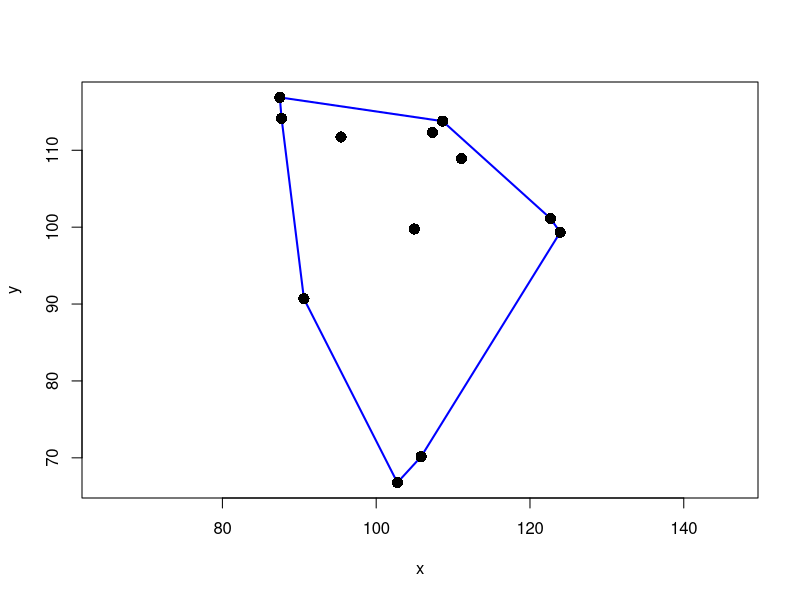
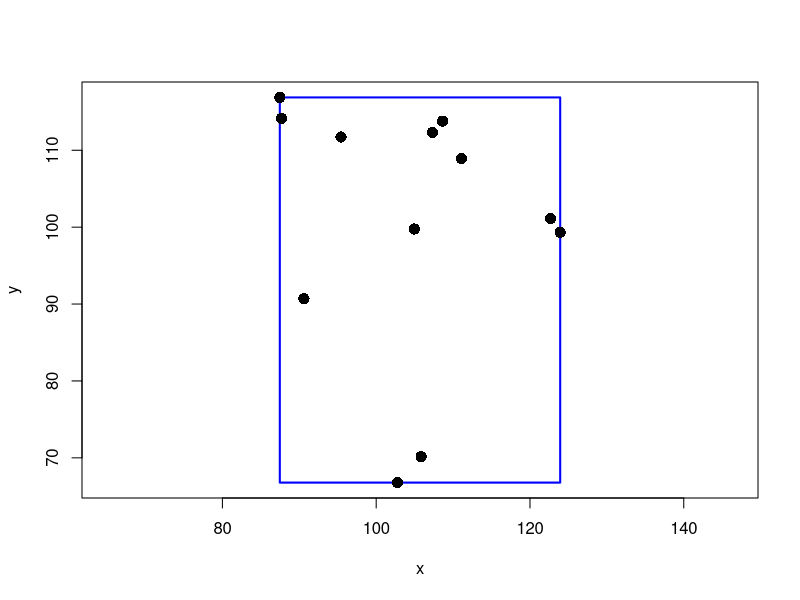
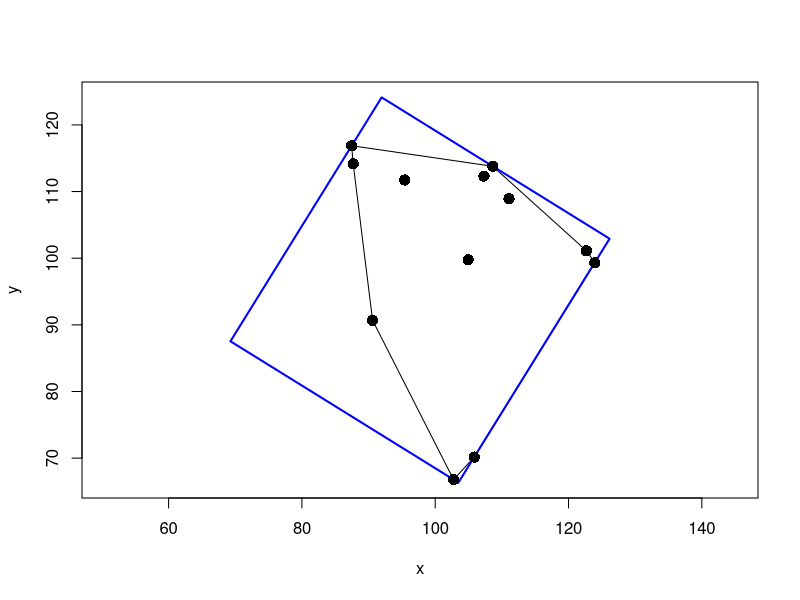
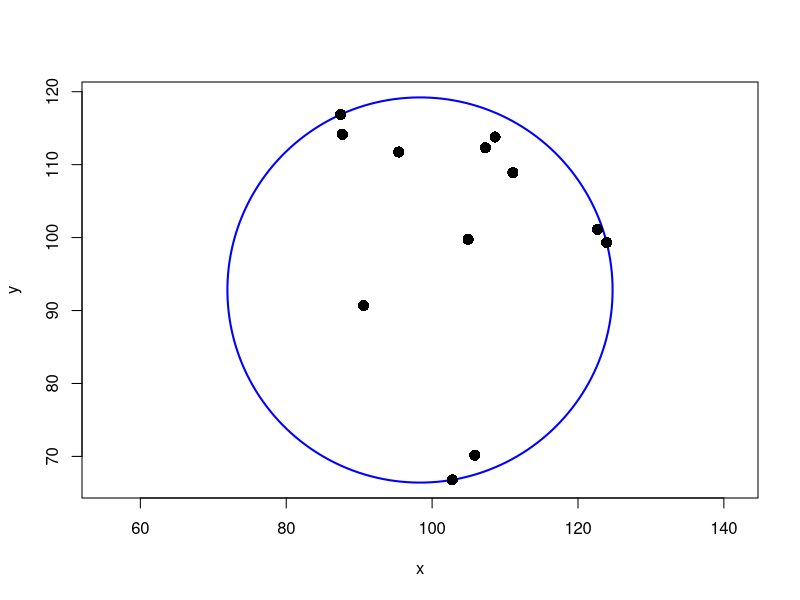

Generate these figures, in order, with R:
## ---- chunk 1
set.seed(1.234)
xy      <- matrix(rnorm(24, 100, 15), ncol=2)
hullIdx <- chull(xy)
## ---- chunk 2
plot(xy, xlab="x", ylab="y", asp=1, type="n")
polygon(xy[hullIdx, ], border="blue", lwd=2)
points(xy, pch=16, cex=1.5)
## ---- chunk 3
getBoundingBox <- function(xy) {
    stopifnot(is.matrix(xy), is.numeric(xy), ncol(xy) == 2)
    x   <- range(xy[ , 1])
    y   <- range(xy[ , 2])
    pts <- c(xleft=x[1], ybottom=y[1], xright=x[2], ytop=y[2])
    return(list(pts=pts, width=abs(diff(x)), height=abs(diff(y))))
}
## ---- chunk 4
bb <- getBoundingBox(xy)
plot(xy, xlab="x", ylab="y", asp=1, type="n")
rect(bb$pts[1], bb$pts[2], bb$pts[3], bb$pts[4], border="blue", lwd="2")
points(xy, pch=16, cex=1.5)
## ---- chunk 5
bb$width * bb$height
## ---- chunk 6
getMinBBox <- function(xy) {
    stopifnot(is.matrix(xy), is.numeric(xy), nrow(xy) >= 2, ncol(xy) == 2)

    ## rotating calipers algorithm using the convex hull
    H    <- chull(xy)      ## hull indices, vertices ordered clockwise
    n    <- length(H)      ## number of hull vertices
    hull <- xy[H, ]        ## hull vertices

    ## unit basis vectors for all subspaces spanned by the hull edges
    hDir  <- diff(rbind(hull, hull[1, ])) ## hull vertices are circular
    hLens <- sqrt(rowSums(hDir^2))        ## length of basis vectors
    huDir <- diag(1/hLens) %*% hDir       ## scaled to unit length

    ## unit basis vectors for the orthogonal subspaces
    ## rotation by 90 deg -> y' = x, x' = -y
    ouDir <- cbind(-huDir[ , 2], huDir[ , 1])

    ## project hull vertices on the subspaces spanned by the hull edges, and on
    ## the subspaces spanned by their orthogonal complements - in subspace coords
    projMat <- rbind(huDir, ouDir) %*% t(hull)

    ## range of projections and corresponding width/height of bounding rectangle
    rangeH  <- matrix(numeric(n*2), ncol=2)  ## hull edge
    rangeO  <- matrix(numeric(n*2), ncol=2)  ## orthogonal subspace
    widths  <- numeric(n)
    heights <- numeric(n)

    for(i in seq(along=numeric(n))) {
        rangeH[i, ] <- range(projMat[  i, ])

        ## the orthogonal subspace is in the 2nd half of the matrix
        rangeO[i, ] <- range(projMat[n+i, ])
        widths[i]   <- abs(diff(rangeH[i, ]))
        heights[i]  <- abs(diff(rangeO[i, ]))
    }

    ## extreme projections for min-area rect in subspace coordinates
    ## hull edge leading to minimum-area
    eMin  <- which.min(widths*heights)
    hProj <- rbind(   rangeH[eMin, ], 0)
    oProj <- rbind(0, rangeO[eMin, ])

    ## move projections to rectangle corners
    hPts <- sweep(hProj, 1, oProj[ , 1], "+")
    oPts <- sweep(hProj, 1, oProj[ , 2], "+")

    ## corners in standard coordinates, rows = x,y, columns = corners
    ## in combined (4x2)-matrix: reverse point order to be usable in polygon()
    ## basis formed by hull edge and orthogonal subspace
    basis <- cbind(huDir[eMin, ], ouDir[eMin, ])
    hCorn <- basis %*% hPts
    oCorn <- basis %*% oPts
    pts   <- t(cbind(hCorn, oCorn[ , c(2, 1)]))

    ## angle of longer edge pointing up
    dPts <- diff(pts)
    e    <- dPts[which.max(rowSums(dPts^2)), ] ## one of the longer edges
    eUp  <- e * sign(e[2])       ## rotate upwards 180 deg if necessary
    deg  <- atan2(eUp[2], eUp[1])*180 / pi     ## angle in degrees

    return(list(pts=pts, width=widths[eMin], height=heights[eMin], angle=deg))
}
## ---- chunk 7
mbb <- getMinBBox(xy)       ## minimum bounding box
H   <- chull(xy)            ## convex hull

# plot original points, convex hull, and minimum bounding box
plot(xy, xlab="x", ylab="y", asp=1, type="n",
         xlim=range(c(xy[ , 1], mbb$pts[ , 1])),
         ylim=range(c(xy[ , 2], mbb$pts[ , 2])))
polygon(xy[H, ], col=NA)    ## show convex hull
polygon(mbb$pts, border="blue", lwd=2)
points(xy, pch=16, cex=1.5)
## ---- chunk 8
mbb$width * mbb$height      ## box area
mbb$angle                   ## box orientation
## ---- chunk 9
getCircleFrom3 <- function(xy) {
    stopifnot(is.matrix(xy), is.numeric(xy), nrow(xy) == 3, ncol(xy) == 2)

    aa <- xy[1,  ]
    bb <- xy[2,  ]
    cc <- xy[3,  ]
    y  <- xy[ , 2]

    xDeltaA <- bb[1] - aa[1]
    yDeltaA <- bb[2] - aa[2]
    xDeltaB <- cc[1] - bb[1]
    yDeltaB <- cc[2] - bb[2]
    xDeltaC <- cc[1] - aa[1]
    yDeltaC <- cc[2] - aa[2]

    ## check if the points are collinear: qr(xy)$rank == 1, or:
    ## determinant of difference matrix = 0, no need to use det()
    dMat <- rbind(c(xDeltaA, yDeltaA), c(xDeltaB, yDeltaB))
    determinant <- dMat[1, 1]*dMat[2, 2] - dMat[1,2]*dMat[2, 1]
    if(isTRUE(all.equal(determinant, 0, check.attributes=FALSE))) {
        ## define the circle as the one that's centered between the points
        rangeX <- range(c(aa[1], bb[1], cc[1]))
        rangeY <- range(c(aa[2], bb[2], cc[2]))
        ctr    <- c(rangeX[1] + 0.5*diff(rangeX), rangeY[1] + 0.5*diff(rangeY))
        rad    <- sqrt((0.5*diff(rangeX))^2 + (0.5*diff(rangeY))^2)
    } else {
        rad <- prod(dist(xy)) / (2 * abs(det(cbind(xy, 1))))  # circle radius
        v1  <- rowSums(xy^2)                   ## first vector in the numerator
        v2x <- c( xDeltaB, -xDeltaC,  xDeltaA) ## 2nd vector numerator for Mx
        v2y <- c(-yDeltaB,  yDeltaC, -yDeltaA) ## 2nd vector numerator for My
        ctr <- c(t(v1) %*% v2y, t(v1) %*% v2x) / (2 * (t(y) %*% v2x)) ## center
    }

    return(list(ctr=ctr, rad=rad))
}
## ---- chunk 10
getMaxRad <- function(xy, S) {
    stopifnot(is.matrix(xy), is.numeric(xy), nrow(xy) >= 2, ncol(xy) == 2)
    stopifnot(is.numeric(S), length(S) >= 2, length(S) <= nrow(xy))

    n    <- length(S)                   ## number of points
    Sidx <- seq(along=numeric(n))       ## index for points
    rads <- numeric(n)                  ## radii for all circles
    post <- (Sidx %% n) + 1             ## next point in S
    prev <- Sidx[order(post)]           ## previous point in S

    for(i in Sidx) {
        pts     <- rbind(xy[S[prev[i]], ], xy[S[i], ], xy[S[post[i]], ])
        rads[i] <- getCircleFrom3(pts)$rad ## circle radius
    }

    return(which.max(rads))
}
## ---- chunk 11
isBiggerThan90 <- function(xy) {
    stopifnot(is.matrix(xy), is.numeric(xy), nrow(xy) == 3, ncol(xy) == 2)
    d   <- dist(xy)
    dAB <- d[1]
    dAC <- d[2]
    dBC <- d[3]
    return((dAB^2 + dBC^2 - dAC^2) < 0)
}
## ---- chunk 12
getMinCircle <- function(xy) {
    stopifnot(is.matrix(xy), is.numeric(xy), nrow(xy) >= 2, ncol(xy) == 2)

    ## Skyum algorithm based on the convex hull
    H <- chull(xy)            ## hull indices (vertices ordered clockwise)
    S <- H                    ## copy that will be changed
    while(length(S) >= 2) {
        n    <- length(S)             ## number of remaining hull vertices
        Sidx <- seq(along=numeric(n)) ## index for vertices
        post <- (Sidx %% n) + 1       ## next vertex in S
        prev <- Sidx[order(post)]     ## previous vertex in S
        mIdx <- getMaxRad(xy, S)      ## idx for maximum radius

        ## triangle where mIdx is vertex B in ABC
        Smax <- rbind(xy[S[prev[mIdx]], ],
                      xy[S[mIdx], ],
                      xy[S[post[mIdx]], ])

        ## if there's only two hull vertices, we're done
        if(n <= 2) { break }

        ## check if angle(ABC) is > 90
        ## if so, eliminate B - if not, we're done
        if(isBiggerThan90(Smax)) { S <- S[-mIdx] } else { break }
    }

    return(getCircleFrom3(Smax))
}
## ---- chunk 13
mc     <- getMinCircle(xy)
angles <- seq(0, 2*pi, length.out=200)
circ   <- cbind(mc$ctr[1] + mc$rad*cos(angles),
                mc$ctr[2] + mc$rad*sin(angles))

# determine axis limits so that the circle will be visible
xLims <- mc$ctr[1] + c(-mc$rad, mc$rad)
yLims <- mc$ctr[2] + c(-mc$rad, mc$rad)
plot(xy, xlab="x", ylab="y", xlim=xLims, ylim=yLims, asp=1, type="n")
lines(circ, col="blue", lwd=2)
points(xy, pch=16, cex=1.5)
